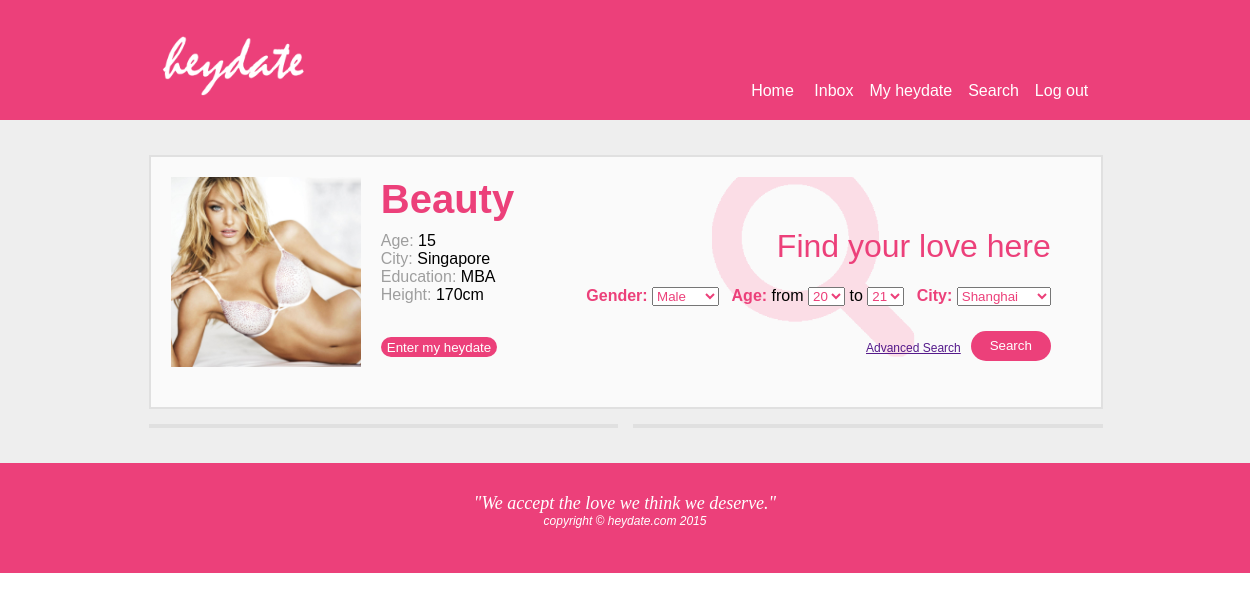
Before: / (signed in) with the older database file.
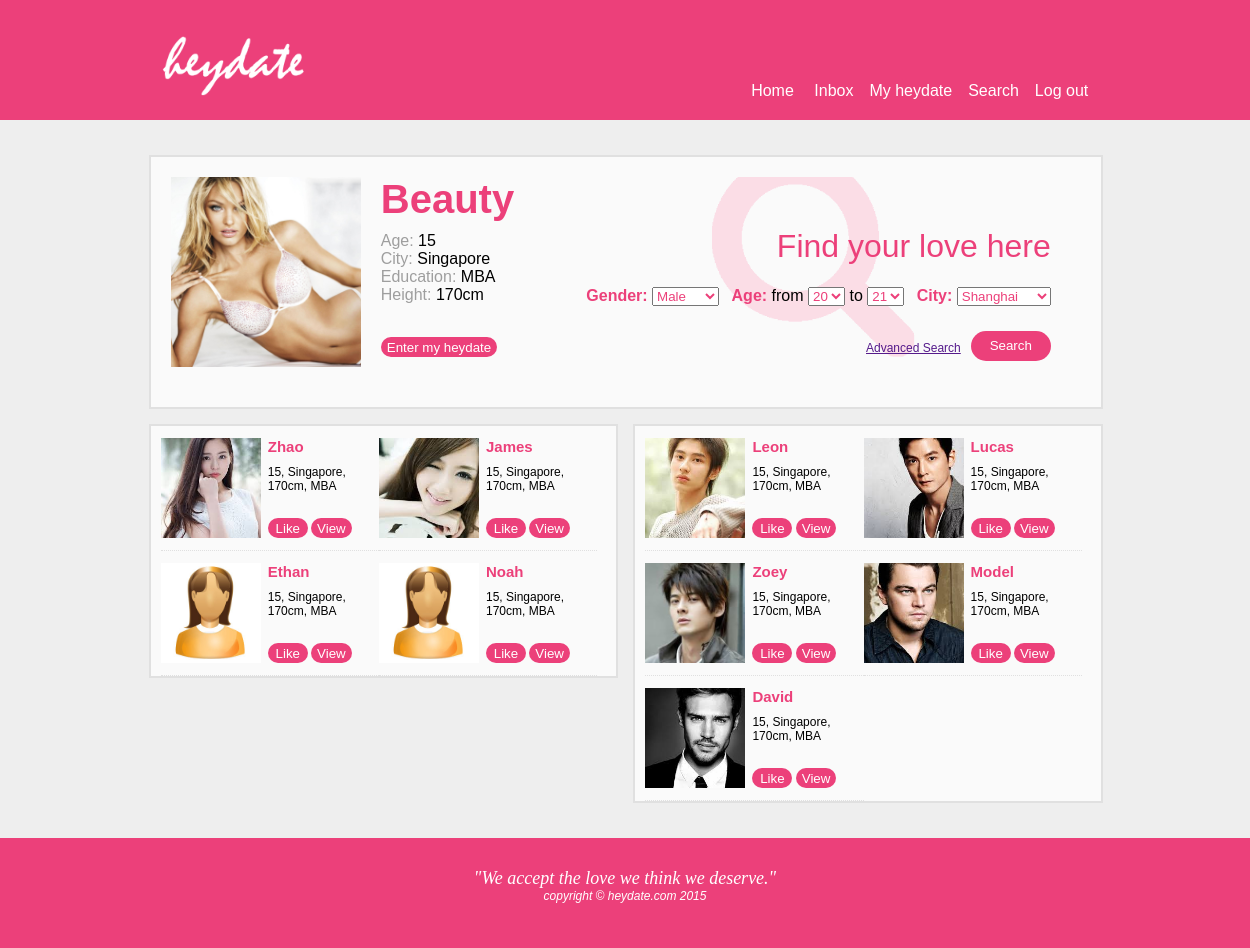
After: the same page with the newer database file.
### tables this page shows
create table users_account 
(	userID int unsigned not null auto_increment primary key,
	name varchar(20) not null, 
    password varchar(40) not null,
    email varchar(100) not null,   
    birthdate date not null,
    gender set('Male','Female') not null,
    city varchar(30) not null,
    height int unsigned not null,
    education varchar(20) not null, 
    profilePhoto varchar(50) DEFAULT NULL
);

### dbconnect.php (called while the page is built, shortened)
<?php
function cal_age($birthdate) {
    $bday=date_create($birthdate);
    $today=date_create();
    $diff=date_diff($bday,$today);
    return $diff->y;
}
?>

### index.php (the view, shortened to what the changed rows need)
<?php
include "dbconnect.php";
?>
<html>
<head>
  <link rel="stylesheet" type="text/css" href="css/main.css">
  <link rel="stylesheet" type="text/css" href="css/index.css">
</head>
<body>
  <div class="container">
    <div class="sub_container">
      <div class="section_container">
        <form class="right" id="quick_search" action="search_results.php" method="post">
          <div class="right clear" style="margin-top:30px"><h1>Find your love here</h1></div>
        </form>
      </div>
    </div>
    <div class="recommend">
      <div class="sub_container left">
        <?php
        $query = 'SELECT * FROM users_account WHERE gender="Female"'
                .(isset($_SESSION['valid_user'])?(' and name!="'.$_SESSION['valid_user'].'"'):'').' order by rand() LIMIT 8';
        $result = $db->query($query);
        while($row = $result->fetch_assoc()){
           echo '
           <div class="left findlover_box">
             <a href="profile.php?customerID='.$row['userID'].'"><div class="image_container_100" style="background-image: url(users_profile_photo/'.($row['profilePhoto']!=Null?$row['profilePhoto']:'default_male.jpg').');"></div></a>
             <div class="left profile_summary">
               <label class="left" id="profile_name">'.$row['name'].'</label>
               <div class="clear_left">'.cal_age($row['birthdate']).', '.$row['city'].', '.$row['height'].'cm, '.$row['education'].'</div>
               <div class="bottom">
                 <button>Like</button>
                 <button>View</button>
               </div>
             </div>
           </div>
           ';
        }
        ?>
      </div>
      <div class="sub_container right">
        <?php
        $query = 'SELECT * FROM users_account WHERE gender="Male"'
                .(isset($_SESSION['valid_user'])?(' and name!="'.$_SESSION['valid_user'].'"'):'').' order by rand() LIMIT 8';
        $result = $db->query($query);
        while($row = $result->fetch_assoc()){
           echo '
           <div class="left findlover_box">
             <a href="profile.php?customerID='.$row['userID'].'"><div class="image_container_100" style="background-image: url(users_profile_photo/'.($row['profilePhoto']!=Null?$row['profilePhoto']:'default_male.jpg').');"></div></a>
             <div class="left profile_summary">
               <label class="left" id="profile_name">'.$row['name'].'</label>
               <div class="clear_left">'.cal_age($row['birthdate']).', '.$row['city'].', '.$row['height'].'cm, '.$row['education'].'</div>
               <div class="bottom">
                 <button>Like</button>
                 <button>View</button>
               </div>
             </div>
           </div>
           ';
        }
        ?>
      </div>
    </div>
  </div>
</body>
</html>

Changed rows visible on the page:
added users_account: profilePhoto (picture), name "Zhao", birthdate "15", city "Singapore", height "170", education "MBA", shown under "Find your love here"
added users_account: profilePhoto (picture), name "James", birthdate "15", city "Singapore", height "170", education "MBA", shown under "Find your love here"
added users_account: profilePhoto (picture), name "Ethan", birthdate "15", city "Singapore", height "170", education "MBA", shown under "Find your love here"
added users_account: profilePhoto (picture), name "Noah", birthdate "15", city "Singapore", height "170", education "MBA", shown under "Find your love here"
added users_account: profilePhoto (picture), name "Leon", birthdate "15", city "Singapore", height "170", education "MBA"
added users_account: profilePhoto (picture), name "Lucas", birthdate "15", city "Singapore", height "170", education "MBA"
added users_account: profilePhoto (picture), name "Zoey", birthdate "15", city "Singapore", height "170", education "MBA"
added users_account: profilePhoto (picture), name "Model", birthdate "15", city "Singapore", height "170", education "MBA"
added users_account: profilePhoto (picture), name "David", birthdate "15", city "Singapore", height "170", education "MBA"
